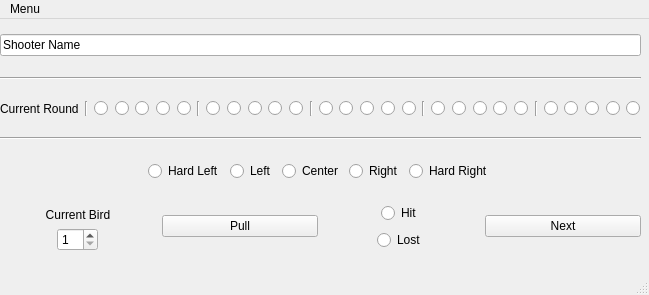
<?xml version="1.0" encoding="UTF-8"?>
<ui version="4.0">
 <class>MainWindow</class>
 <widget class="QMainWindow" name="MainWindow">
  <property name="geometry">
   <rect>
    <x>0</x>
    <y>0</y>
    <width>649</width>
    <height>295</height>
   </rect>
  </property>
  <property name="windowTitle">
   <string>MainWindow</string>
  </property>
  <widget class="QWidget" name="centralwidget">
   <widget class="QWidget" name="verticalLayoutWidget">
    <property name="geometry">
     <rect>
      <x>0</x>
      <y>0</y>
      <width>641</width>
      <height>251</height>
     </rect>
    </property>
    <layout class="QVBoxLayout" name="VertMain">
     <item>
      <widget class="QLineEdit" name="lineEdit">
       <property name="text">
        <string>Shooter Name</string>
       </property>
      </widget>
     </item>
     <item>
      <widget class="Line" name="line_7">
       <property name="orientation">
        <enum>Qt::Horizontal</enum>
       </property>
      </widget>
     </item>
     <item>
      <layout class="QHBoxLayout" name="HoriHigh">
       <item>
        <widget class="QLabel" name="label_2">
         <property name="text">
          <string>Current Round</string>
         </property>
        </widget>
       </item>
       <item>
        <widget class="Line" name="line_2">
         <property name="orientation">
          <enum>Qt::Vertical</enum>
         </property>
        </widget>
       </item>
       <item>
        <widget class="QRadioButton" name="radioButton_11">
         <property name="font">
          <font>
           <kerning>true</kerning>
          </font>
         </property>
         <property name="text">
          <string/>
         </property>
         <property name="autoExclusive">
          <bool>false</bool>
         </property>
        </widget>
       </item>
       <item>
        <widget class="QRadioButton" name="radioButton_25">
         <property name="text">
          <string/>
         </property>
        </widget>
       </item>
       <item>
        <widget class="QRadioButton" name="radioButton_32">
         <property name="text">
          <string/>
         </property>
        </widget>
       </item>
       <item>
        <widget class="QRadioButton" name="radioButton_31">
         <property name="text">
          <string/>
         </property>
        </widget>
       </item>
       <item>
        <widget class="QRadioButton" name="radioButton_30">
         <property name="text">
          <string/>
         </property>
        </widget>
       </item>
       <item>
        <widget class="Line" name="line">
         <property name="orientation">
          <enum>Qt::Vertical</enum>
         </property>
        </widget>
       </item>
       <item>
        <widget class="QRadioButton" name="radioButton_29">
         <property name="text">
          <string/>
         </property>
        </widget>
       </item>
       <item>
        <widget class="QRadioButton" name="radioButton_28">
         <property name="text">
          <string/>
         </property>
        </widget>
       </item>
       <item>
        <widget class="QRadioButton" name="radioButton_27">
         <property name="text">
          <string/>
         </property>
        </widget>
       </item>
       <item>
        <widget class="QRadioButton" name="radioButton_26">
         <property name="text">
          <string/>
         </property>
        </widget>
       </item>
       <item>
        <widget class="QRadioButton" name="radioButton_24">
         <property name="text">
          <string/>
         </property>
        </widget>
       </item>
       <item>
        <widget class="Line" name="line_3">
         <property name="orientation">
          <enum>Qt::Vertical</enum>
         </property>
        </widget>
       </item>
       <item>
        <widget class="QRadioButton" name="radioButton_23">
         <property name="text">
          <string/>
         </property>
        </widget>
       </item>
       <item>
        <widget class="QRadioButton" name="radioButton_22">
         <property name="text">
          <string/>
         </property>
        </widget>
       </item>
       <item>
        <widget class="QRadioButton" name="radioButton_21">
         <property name="text">
          <string/>
         </property>
        </widget>
       </item>
       <item>
        <widget class="QRadioButton" name="radioButton_20">
         <property name="text">
          <string/>
         </property>
        </widget>
       </item>
       <item>
        <widget class="QRadioButton" name="radioButton_19">
         <property name="text">
          <string/>
         </property>
        </widget>
       </item>
       <item>
        <widget class="Line" name="line_4">
         <property name="orientation">
          <enum>Qt::Vertical</enum>
         </property>
        </widget>
       </item>
       <item>
        <widget class="QRadioButton" name="radioButton_18">
         <property name="text">
          <string/>
         </property>
        </widget>
       </item>
       <item>
        <widget class="QRadioButton" name="radioButton_17">
         <property name="text">
          <string/>
         </property>
        </widget>
       </item>
       <item>
        <widget class="QRadioButton" name="radioButton_14">
         <property name="text">
          <string/>
         </property>
        </widget>
       </item>
       <item>
        <widget class="QRadioButton" name="radioButton_16">
         <property name="text">
          <string/>
         </property>
        </widget>
       </item>
       <item>
        <widget class="QRadioButton" name="radioButton_15">
         <property name="text">
          <string/>
         </property>
        </widget>
       </item>
       <item>
        <widget class="Line" name="line_5">
         <property name="orientation">
          <enum>Qt::Vertical</enum>
         </property>
        </widget>
       </item>
       <item>
        <widget class="QRadioButton" name="radioButton_13">
         <property name="text">
          <string/>
         </property>
        </widget>
       </item>
       <item>
        <widget class="QRadioButton" name="radioButton_12">
         <property name="text">
          <string/>
         </property>
        </widget>
       </item>
       <item>
        <widget class="QRadioButton" name="radioButton_10">
         <property name="text">
          <string/>
         </property>
        </widget>
       </item>
       <item>
        <widget class="QRadioButton" name="radioButton_9">
         <property name="text">
          <string/>
         </property>
        </widget>
       </item>
       <item>
        <widget class="QRadioButton" name="radioButton_8">
         <property name="text">
          <string/>
         </property>
        </widget>
       </item>
      </layout>
     </item>
     <item>
      <widget class="Line" name="line_6">
       <property name="orientation">
        <enum>Qt::Horizontal</enum>
       </property>
      </widget>
     </item>
     <item>
      <layout class="QHBoxLayout" name="HoriMid">
       <item>
        <spacer name="horizontalSpacer">
         <property name="orientation">
          <enum>Qt::Horizontal</enum>
         </property>
         <property name="sizeHint" stdset="0">
          <size>
           <width>40</width>
           <height>20</height>
          </size>
         </property>
        </spacer>
       </item>
       <item>
        <widget class="QRadioButton" name="radioButton_4">
         <property name="text">
          <string>Hard Left</string>
         </property>
        </widget>
       </item>
       <item>
        <widget class="QRadioButton" name="radioButton_5">
         <property name="text">
          <string>Left</string>
         </property>
        </widget>
       </item>
       <item>
        <widget class="QRadioButton" name="radioButton_3">
         <property name="text">
          <string>Center</string>
         </property>
        </widget>
       </item>
       <item>
        <widget class="QRadioButton" name="radioButton_2">
         <property name="text">
          <string>Right</string>
         </property>
        </widget>
       </item>
       <item>
        <widget class="QRadioButton" name="radioButton">
         <property name="text">
          <string>Hard Right</string>
         </property>
        </widget>
       </item>
       <item>
        <spacer name="horizontalSpacer_2">
         <property name="orientation">
          <enum>Qt::Horizontal</enum>
         </property>
         <property name="sizeHint" stdset="0">
          <size>
           <width>40</width>
           <height>20</height>
          </size>
         </property>
        </spacer>
       </item>
      </layout>
     </item>
     <item>
      <layout class="QHBoxLayout" name="HoriLow">
       <item>
        <layout class="QVBoxLayout" name="verticalLayout_2">
         <item>
          <widget class="QFrame" name="frame">
           <property name="frameShape">
            <enum>QFrame::StyledPanel</enum>
           </property>
           <property name="frameShadow">
            <enum>QFrame::Raised</enum>
           </property>
          </widget>
         </item>
         <item>
          <widget class="QLabel" name="label">
           <property name="text">
            <string>Current Bird</string>
           </property>
           <property name="alignment">
            <set>Qt::AlignCenter</set>
           </property>
          </widget>
         </item>
         <item alignment="Qt::AlignHCenter">
          <widget class="QSpinBox" name="spinBox">
           <property name="sizePolicy">
            <sizepolicy hsizetype="Fixed" vsizetype="Fixed">
             <horstretch>0</horstretch>
             <verstretch>0</verstretch>
            </sizepolicy>
           </property>
           <property name="minimum">
            <number>1</number>
           </property>
           <property name="maximum">
            <number>25</number>
           </property>
          </widget>
         </item>
        </layout>
       </item>
       <item>
        <widget class="QPushButton" name="pushButton">
         <property name="text">
          <string>Pull</string>
         </property>
        </widget>
       </item>
       <item>
        <layout class="QVBoxLayout" name="verticalLayout">
         <item alignment="Qt::AlignHCenter">
          <widget class="QRadioButton" name="radioButton_7">
           <property name="text">
            <string>Hit</string>
           </property>
          </widget>
         </item>
         <item alignment="Qt::AlignHCenter">
          <widget class="QRadioButton" name="radioButton_6">
           <property name="text">
            <string>Lost</string>
           </property>
          </widget>
         </item>
        </layout>
       </item>
       <item>
        <widget class="QPushButton" name="pushButton_2">
         <property name="text">
          <string>Next</string>
         </property>
        </widget>
       </item>
      </layout>
     </item>
    </layout>
   </widget>
  </widget>
  <widget class="QMenuBar" name="menubar">
   <property name="geometry">
    <rect>
     <x>0</x>
     <y>0</y>
     <width>649</width>
     <height>21</height>
    </rect>
   </property>
   <widget class="QMenu" name="menuMenu">
    <property name="title">
     <string>Menu</string>
    </property>
    <addaction name="actionSubmit"/>
    <addaction name="actionClear"/>
   </widget>
   <addaction name="menuMenu"/>
  </widget>
  <widget class="QStatusBar" name="statusbar"/>
  <action name="actionSubmit">
   <property name="text">
    <string>Submit</string>
   </property>
  </action>
  <action name="actionClear">
   <property name="text">
    <string>Clear</string>
   </property>
  </action>
 </widget>
 <resources/>
 <connections/>
</ui>
